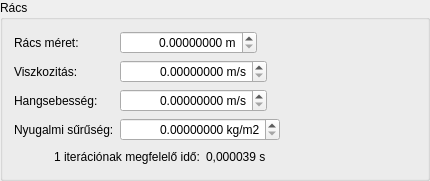
                 <widget class="QGroupBox" name="groupBoxGrid">
                  <property name="minimumSize">
                   <size>
                    <width>430</width>
                    <height>0</height>
                   </size>
                  </property>
                  <property name="title">
                   <string>Rács</string>
                  </property>
                  <layout class="QVBoxLayout" name="verticalLayout_13">
                   <item>
                    <layout class="QHBoxLayout" name="horizontalLayout_5" stretch="0,1,2">
                     <item>
                      <widget class="QLabel" name="lGridSize">
                       <property name="minimumSize">
                        <size>
                         <width>100</width>
                         <height>0</height>
                        </size>
                       </property>
                       <property name="text">
                        <string>Rács méret:</string>
                       </property>
                      </widget>
                     </item>
                     <item>
                      <widget class="QDoubleSpinBox" name="doubleSpinBoxGridSize">
                       <property name="alignment">
                        <set>Qt::AlignRight|Qt::AlignTrailing|Qt::AlignVCenter</set>
                       </property>
                       <property name="suffix">
                        <string> m</string>
                       </property>
                       <property name="decimals">
                        <number>8</number>
                       </property>
                       <property name="maximum">
                        <double>1000000.000000000000000</double>
                       </property>
                      </widget>
                     </item>
                     <item>
                      <spacer name="horizontalSpacer">
                       <property name="orientation">
                        <enum>Qt::Horizontal</enum>
                       </property>
                       <property name="sizeHint" stdset="0">
                        <size>
                         <width>40</width>
                         <height>20</height>
                        </size>
                       </property>
                      </spacer>
                     </item>
                    </layout>
                   </item>
                   <item>
                    <layout class="QHBoxLayout" name="horizontalLayout_9" stretch="0,1,2">
                     <item>
                      <widget class="QLabel" name="lViscosity">
                       <property name="minimumSize">
                        <size>
                         <width>100</width>
                         <height>0</height>
                        </size>
                       </property>
                       <property name="text">
                        <string>Viszkozitás:</string>
                       </property>
                      </widget>
                     </item>
                     <item>
                      <widget class="QDoubleSpinBox" name="doubleSpinBoxViscosity">
                       <property name="alignment">
                        <set>Qt::AlignRight|Qt::AlignTrailing|Qt::AlignVCenter</set>
                       </property>
                       <property name="suffix">
                        <string> m/s</string>
                       </property>
                       <property name="decimals">
                        <number>8</number>
                       </property>
                       <property name="maximum">
                        <double>1000000.000000000000000</double>
                       </property>
                      </widget>
                     </item>
                     <item>
                      <spacer name="horizontalSpacer_4">
                       <property name="orientation">
                        <enum>Qt::Horizontal</enum>
                       </property>
                       <property name="sizeHint" stdset="0">
                        <size>
                         <width>40</width>
                         <height>20</height>
                        </size>
                       </property>
                      </spacer>
                     </item>
                    </layout>
                   </item>
                   <item>
                    <layout class="QHBoxLayout" name="horizontalLayout_6" stretch="0,1,2">
                     <item>
                      <widget class="QLabel" name="lSpeedOfSound">
                       <property name="minimumSize">
                        <size>
                         <width>100</width>
                         <height>0</height>
                        </size>
                       </property>
                       <property name="text">
                        <string>Hangsebesség:</string>
                       </property>
                      </widget>
                     </item>
                     <item>
                      <widget class="QDoubleSpinBox" name="doubleSpinBoxSpeedOfSound">
                       <property name="alignment">
                        <set>Qt::AlignRight|Qt::AlignTrailing|Qt::AlignVCenter</set>
                       </property>
                       <property name="suffix">
                        <string> m/s</string>
                       </property>
                       <property name="decimals">
                        <number>8</number>
                       </property>
                       <property name="maximum">
                        <double>1000000.000000000000000</double>
                       </property>
                      </widget>
                     </item>
                     <item>
                      <spacer name="horizontalSpacer_2">
                       <property name="orientation">
                        <enum>Qt::Horizontal</enum>
                       </property>
                       <property name="sizeHint" stdset="0">
                        <size>
                         <width>40</width>
                         <height>20</height>
                        </size>
                       </property>
                      </spacer>
                     </item>
                    </layout>
                   </item>
                   <item>
                    <layout class="QHBoxLayout" name="horizontalLayout_22" stretch="0,1,2">
                     <item>
                      <widget class="QLabel" name="lDensity">
                       <property name="minimumSize">
                        <size>
                         <width>100</width>
                         <height>0</height>
                        </size>
                       </property>
                       <property name="text">
                        <string>Nyugalmi sűrűség:</string>
                       </property>
                      </widget>
                     </item>
                     <item>
                      <widget class="QDoubleSpinBox" name="doubleSpinBoxDensity">
                       <property name="alignment">
                        <set>Qt::AlignRight|Qt::AlignTrailing|Qt::AlignVCenter</set>
                       </property>
                       <property name="suffix">
                        <string> kg/m2</string>
                       </property>
                       <property name="decimals">
                        <number>8</number>
                       </property>
                       <property name="maximum">
                        <double>1000000.000000000000000</double>
                       </property>
                      </widget>
                     </item>
                     <item>
                      <spacer name="horizontalSpacer_14">
                       <property name="orientation">
                        <enum>Qt::Horizontal</enum>
                       </property>
                       <property name="sizeHint" stdset="0">
                        <size>
                         <width>40</width>
                         <height>20</height>
                        </size>
                       </property>
                      </spacer>
                     </item>
                    </layout>
                   </item>
                   <item>
                    <layout class="QHBoxLayout" name="horizontalLayout_7">
                     <item>
                      <spacer name="horizontalSpacer_3">
                       <property name="orientation">
                        <enum>Qt::Horizontal</enum>
                       </property>
                       <property name="sizeType">
                        <enum>QSizePolicy::Fixed</enum>
                       </property>
                       <property name="sizeHint" stdset="0">
                        <size>
                         <width>40</width>
                         <height>20</height>
                        </size>
                       </property>
                      </spacer>
                     </item>
                     <item>
                      <widget class="QLabel" name="lTime">
                       <property name="minimumSize">
                        <size>
                         <width>0</width>
                         <height>0</height>
                        </size>
                       </property>
                       <property name="text">
                        <string>1 iterációnak megfelelő idő:</string>
                       </property>
                      </widget>
                     </item>
                     <item>
                      <widget class="QLabel" name="labelTimeStep">
                       <property name="sizePolicy">
                        <sizepolicy hsizetype="Expanding" vsizetype="Preferred">
                         <horstretch>0</horstretch>
                         <verstretch>0</verstretch>
                        </sizepolicy>
                       </property>
                       <property name="text">
                        <string>0,000039 s</string>
                       </property>
                       <property name="alignment">
                        <set>Qt::AlignLeading|Qt::AlignLeft|Qt::AlignVCenter</set>
                       </property>
                      </widget>
                     </item>
                     <item>
                      <spacer name="horizontalSpacer_8">
                       <property name="orientation">
                        <enum>Qt::Horizontal</enum>
                       </property>
                       <property name="sizeHint" stdset="0">
                        <size>
                         <width>40</width>
                         <height>20</height>
                        </size>
                       </property>
                      </spacer>
                     </item>
                    </layout>
                   </item>
                  </layout>
                 </widget>
